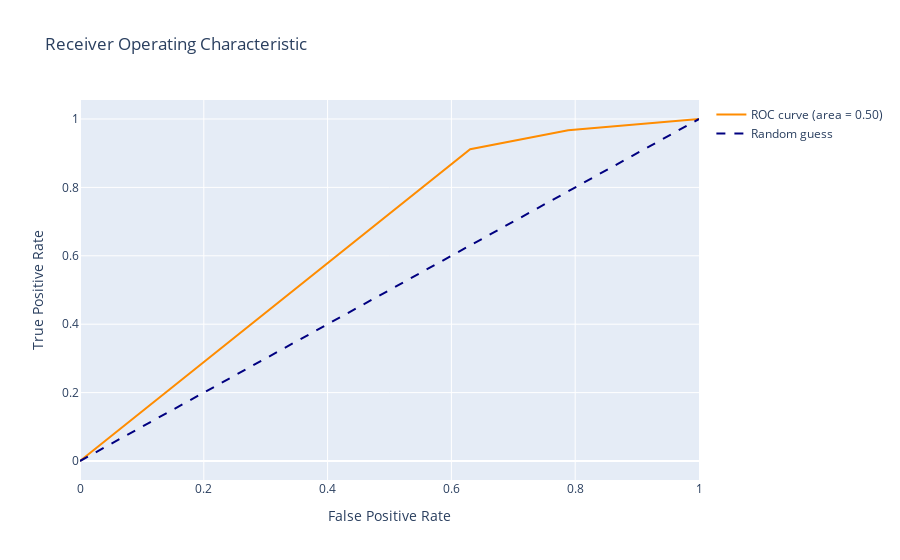

Source (notebook cell):
### Code cell
import plotly.graph_objects as go

fig = go.Figure()
fig.add_trace(
    go.Scatter(
        x=fpr,
        y=tpr,
        mode="lines",
        name="ROC curve (area = %0.2f)" % roc_auc,
        line=dict(color="darkorange", width=2),
        text=thresholds,
        hovertemplate="fpr: %{x:.2f}<br>tpr: %{y:.2f}<br>threshold: %{text:.2f}",
    )
)
fig.add_trace(
    go.Scatter(
        x=[0, 1],
        y=[0, 1],
        mode="lines",
        name="Random guess",
        line=dict(color="navy", width=2, dash="dash"),
    )
)
fig.update_layout(
    title="Receiver Operating Characteristic",
    xaxis_title="False Positive Rate",
    yaxis_title="True Positive Rate",
)
fig.show()

### Figure 1 — Plotly figure (JSON) as saved in the notebook; plotly's stock layout.template omitted (floating-point values rounded to 4 significant figures)
{"data": [{"hovertemplate": "fpr: %{x:.2f}<br>tpr: %{y:.2f}<br>threshold: %{text:.2f}", "line": {"color": "darkorange", "width": 2}, "mode": "lines", "name": "ROC curve (area = 0.50)", "text": [1.371, 0.3709, 0.1293, 0.07053], "type": "scatter", "x": [0, 0.6303, 0.7887, 1], "y": [0, 0.9115, 0.9674, 1]}, {"line": {"color": "navy", "dash": "dash", "width": 2}, "mode": "lines", "name": "Random guess", "type": "scatter", "x": [0, 1], "y": [0, 1]}], "layout": {"title": {"text": "Receiver Operating Characteristic"}, "xaxis": {"title": {"text": "False Positive Rate"}}, "yaxis": {"title": {"text": "True Positive Rate"}}}}
